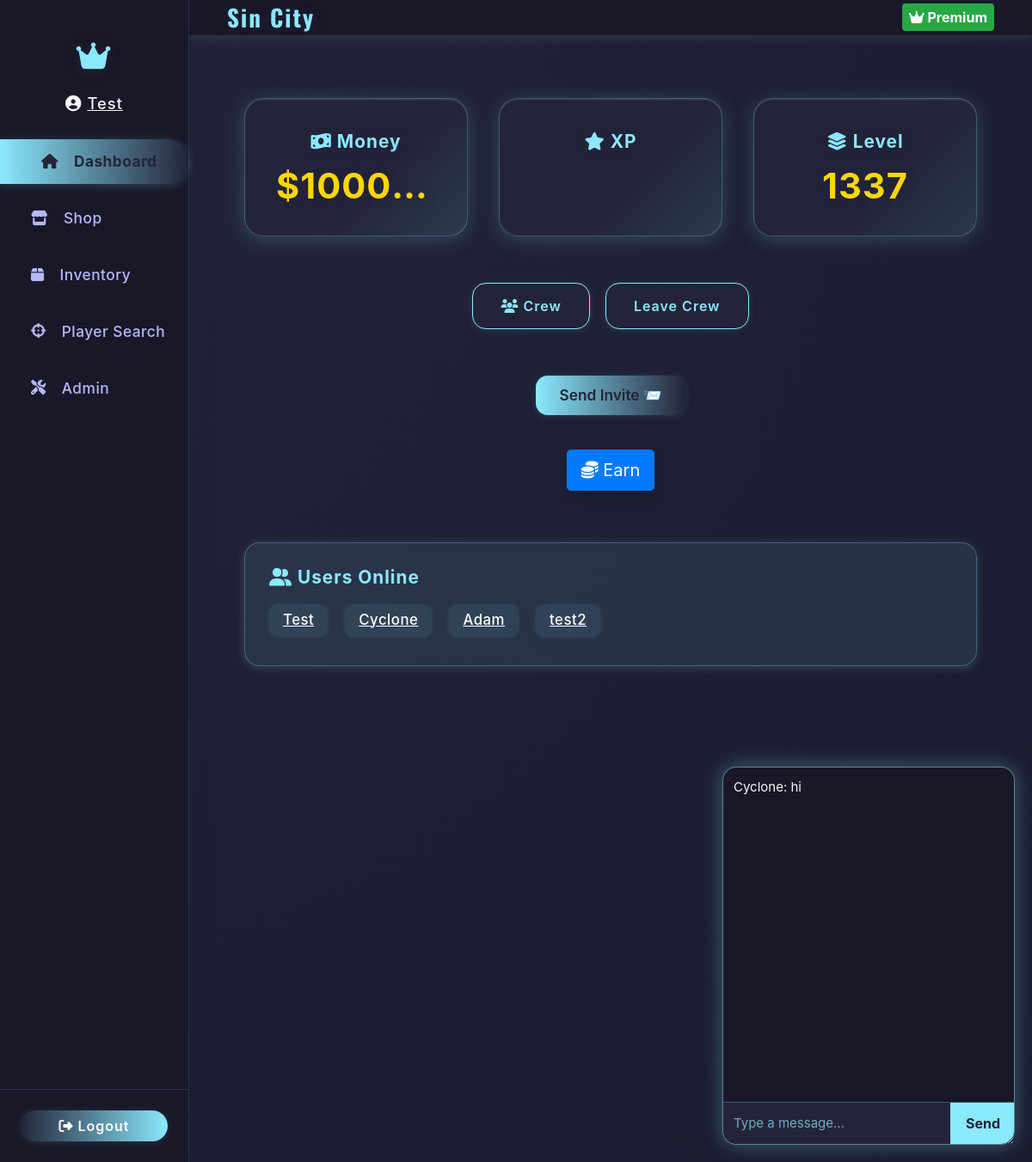
The page /dashboard (signed in) on the database its author committed.
### app.py (models this page shows, shortened)
class Character(db.Model):
    id = db.Column(db.Integer, primary_key=True)
    master_id = db.Column(db.Integer, db.ForeignKey('master_account.id'), nullable=False)
    name = db.Column(db.String(32), nullable=False)
    health = db.Column(db.Integer, default=100)
    money = db.Column(db.Integer, default=0)
    level = db.Column(db.Integer, default=1)
    is_alive = db.Column(db.Boolean, default=True)

class User(db.Model, UserMixin):
    __tablename__ = 'user'
    id = db.Column(db.Integer, primary_key=True)
    username = db.Column(db.String(150), unique=True, nullable=False)
    password_hash = db.Column(db.String(150), nullable=False)
    crew_id = db.Column(db.Integer, db.ForeignKey('crew.id'), nullable=True)
    xp = db.Column(db.Integer, default=0)
    level = db.Column(db.Integer, default=1)
    money = db.Column(db.Integer, default=0)
    last_seen = db.Column(db.DateTime, default=datetime.utcnow)
    last_earned = db.Column(db.DateTime, default=None, nullable=True)
    is_admin = db.Column(db.Boolean, default=False)
    premium = db.Column(db.Boolean, default=False)
    premium_until = db.Column(db.DateTime, nullable=True)
    last_known_ip = db.Column(db.String(45))
    health = db.Column(db.Integer, default=100)
    gun_id = db.Column(db.Integer, db.ForeignKey('shop_item.id'), nullable=True)
    gun = db.relationship('ShopItem', foreign_keys=[gun_id])

### app.py (the view)
@app.route('/dashboard')
@login_required
def dashboard():
    current_user.last_seen = datetime.utcnow()
    online_threshold = datetime.utcnow() - timedelta(minutes=5)
    online_users = User.query.filter(User.last_seen >= online_threshold).all()
    crew = current_user.crew if hasattr(current_user, 'crew') else None
    character = Character.query.filter_by(master_id=current_user.id, is_alive=True).first()
    online_users = User.query.all()  # however you get this list
    user_ids = [user.id for user in online_users]
    characters = Character.query.filter(Character.master_id.in_(user_ids), Character.is_alive == True).all()
    character = Character.query.filter_by(master_id=current_user.id, is_alive=True).first()
    char_map = {char.master_id: char for char in characters}
    return render_template(
        "dashboard.html",
        current_character=character,
        online_users=online_users,
        char_map=char_map,
        user=current_user,
        crew=crew
    )

### app.py (called while the page is built)
@app.before_request
def update_last_seen():
    if current_user.is_authenticated:
        current_user.last_seen = datetime.utcnow()
        db.session.commit()

@app.before_request
def check_character_alive():
    if current_user.is_authenticated:
        char = Character.query.filter_by(master_id=current_user.id).first()
        if not char or not char.is_alive:
            if request.endpoint not in ('create_character', 'logout', 'static'):
                return redirect(url_for('create_character'))

@login_manager.user_loader
def load_user(user_id):
    return db.session.get(User, int(user_id))

@app.context_processor
def inject_current_character():
    from flask_login import current_user
    if current_user.is_authenticated:
        character = Character.query.filter_by(master_id=current_user.id, is_alive=True).first()
        return dict(current_character=character)
    return dict(current_character=None)

### templates/dashboard.html (shortened to what this page needs)
{% extends "base.html" %}
{% block content %}
<div class="dashboard-root">
    <div class="main-area">
        <main class="dashboard-content-area">
            <div class="dashboard-center-container">
                <div class="dashboard-cards">
                    <div class="dashboard-card">
                        <h5><i class="fas fa-money-bill-wave"></i> Money</h5>
                        <div class="display-4" id="money">${{ current_character.money }}</div>
                    </div>
                    <div class="dashboard-card">
                        <h5><i class="fas fa-star"></i> XP</h5>
                    </div>
                    <div class="dashboard-card">
                        <h5><i class="fas fa-layer-group"></i> Level</h5>
                        <div class="display-4" id="level">{{ current_character.level }}</div>
                    </div>
                </div>
                <div class="dashboard-actions">
                    {% if current_user.crew %}
                    <a href="{{ url_for('crew_page', crew_id=crew.id) }}" class="btn"><i class="fas fa-users"></i> Crew</a>
                    <form action="{{ url_for('leave_crew') }}" method="POST" class="d-inline">
                        <button type="submit" class="btn btn-danger" onclick="return confirm('Are you sure you want to leave your crew?')">Leave Crew</button>
                    </form>
                    {% else %}
                    <a href="{{ url_for('create_crew') }}" class="btn"><i class="fas fa-plus"></i> Create Crew</a>
                    <a href="{{ url_for('join_crew') }}" class="btn"><i class="fas fa-sign-in-alt"></i> Join Crew</a>
                    {% endif %}
                </div>
                <form action="{{ url_for('invite_to_crew') }}" method="POST" class="invite-form text-center mb-3">
                    <button type="submit" class="btn btn-info">
                        <span class="btn-text">Send Invite</span>
                        <span class="btn-icon">📨</span>
                    </button>
                </form>
                <div class="text-center my-4">
                    <button id="earn-btn" class="btn btn-lg btn-primary shadow" onclick="earn()">
                        <i class="fas fa-coins"></i> Earn
                    </button>
                </div>
                <div class="dashboard-users-online">
                    <h2><i class="fas fa-user-friends"></i> Users Online</h2>
                    {% if online_users %}
                    <ul id="users-online-list">
                        {% for user in online_users %}
                        <li>
                            <a href="{{ url_for('profile', username=user.username) }}" style="color:inherit;text-decoration:underline;">
                                {{ char_map[user.id].name if user.id in char_map else user.username }}
                            </a>
                        </li>
                        {% endfor %}
                    </ul>
                    {% else %}
                    <p>No users online right now.</p>
                    {% endif %}
                </div>
            </div>
        </main>
    </div>
</div>
<div id="floating-chat">
    <div id="chat-messages"></div>
    <form id="chat-form">
        <input type="text" id="chat-input" placeholder="Type a message..." autocomplete="off" />
        <button type="submit" id="chat-submit">Send</button>
    </form>
</div>
{% endblock %}

### templates/base.html (shortened to what this page needs)
<!DOCTYPE html>
<html lang="en">
<head>
  <link rel="stylesheet" href="https://cdn.jsdelivr.net/npm/bootstrap@4.6.2/dist/css/bootstrap.min.css">
  <link rel="stylesheet" href="https://cdnjs.cloudflare.com/ajax/libs/font-awesome/6.4.2/css/all.min.css">
</head>
<body>
  <div class="layout-root">
    <nav class="sidebar">
      <div class="sidebar-header">
        <i class="fas fa-crown"></i>
      </div>
      {% if current_user.is_authenticated %}
      <div class="sidebar-user">
        <i class="fas fa-user-circle"></i>
          <a href="{{ url_for('profile', username=current_user.username) }}" style="color:inherit;text-decoration:underline;">
          {{ current_character.name }}
          </a>
      </div>
      {% endif %}
      <div class="sidebar-nav">
        <a href="{{ url_for('dashboard') }}" class="{% if request.endpoint == 'dashboard' %}active{% endif %}">
          <i class="fas fa-home"></i> <span>Dashboard</span>
        </a>
        <a href="{{ url_for('shop') }}" class="{% if request.endpoint == 'shop' %}active{% endif %}">
          <i class="fas fa-store"></i> <span>Shop</span>
        </a>
        <a href="{{ url_for('inventory') }}" class="{% if request.endpoint == 'inventory' %}active{% endif %}">
          <i class="fas fa-box"></i> <span>Inventory</span>
        </a>
        <a href="{{ url_for('player_search') }}" class="{% if request.endpoint == 'player_search' %}active{% endif %}">
            <i class="fas fa-crosshairs"></i> <span>Player Search</span>
        </a>
        {% if current_user.is_authenticated and current_user.is_admin %}
        <a href="{{ url_for('admin.index') }}" class="{% if request.endpoint == 'admin.index' %}active{% endif %}">
          <i class="fas fa-tools"></i> <span>Admin</span>
        </a>
        {% endif %}
      </div>
      <div class="sidebar-footer">
        {% if current_user.is_authenticated %}
        <a href="{{ url_for('logout') }}" class="btn"><i class="fas fa-sign-out-alt"></i> Logout</a>
        {% endif %}
      </div>
    </nav>
    <div class="main-area">
      <header class="topbar">
        <span class="topbar-title">
          {% block topbar_title %}Sin City{% endblock %}
        </span>
        <div class="topbar-actions">
          {% block topbar_actions %}
          {% if current_user.is_authenticated and not current_user.premium %}
          <form action="{{ url_for('upgrade') }}" method="post" class="d-inline">
            <button type="submit" class="btn">
              <i class="fas fa-star"></i> Upgrade
            </button>
          </form>
          {% elif current_user.is_authenticated and current_user.premium %}
          <span class="badge badge-success p-2" style="font-size:1em;">
            <i class="fas fa-crown"></i> Premium
          </span>
          {% endif %}
          {% endblock %}
        </div>
      </header>
      <main class="content-area">
        {% block content %}{% endblock %}
      </main>
    </div>
  </div>
</body>
</html>

### templates/dashboard.html (style rules this page uses)
.dashboard-root { width: 100%; min-height: 100vh; background: none; }
.dashboard-center-container { width: 100%; max-width: 1100px; margin: 0 auto; display: flex; flex-direction: column; align-items: center; }
.dashboard-cards { display: flex; gap: 36px; margin-bottom: 36px; flex-wrap: wrap; justify-content: center; width: 100%; }
.dashboard-card { background: linear-gradient(135deg, #23243a 60%, #8be9fd22 100%); border-radius: 22px; box-shadow: 0 4px 24px #8be9fd33, 0 1.5px 0 #8be9fd22 inset; padding: 38px 36px 32px 36px; min-width: 180px; flex: 1 1 180px; text-align: center; margin: 0 0 18px 0; max-width: 260px; border: 1.5px solid #8be9fd44; transition: transform 0.15s, box-shadow 0.15s; box-sizing: border-box; position: relative; overflow: hidden; display: flex; flex-direction: column; align-items: center; min-width: 0; }
.dashboard-card h5 { color: #8be9fd; font-size: 1.3em; margin-bottom: 14px; font-weight: 700; letter-spacing: 1px; text-shadow: 0 2px 12px #23243a; }
.dashboard-card .display-4 { display: block; width: 100%; min-width: 0; font-size: clamp(1.2rem, 5vw, 2.6rem); font-weight: bold; color: #ffd700; letter-spacing: 1px; text-shadow: 0 2px 12px #23243a; word-break: break-all; overflow-wrap: anywhere; max-width: 100%; overflow: hidden; text-overflow: ellipsis; white-space: nowrap; text-align: center; }
.dashboard-actions { display: flex; gap: 18px; justify-content: center; margin-bottom: 36px; flex-wrap: wrap; width: 100%; }
.dashboard-actions .btn { border-radius: 16px; font-weight: 600; background: #23243a; color: #8be9fd; border: 1.5px solid #8be9fd; padding: 14px 32px; transition: background 0.18s, color 0.18s, border 0.18s; box-shadow: 0 1px 8px #8be9fd22; margin-bottom: 10px; letter-spacing: 1px; }
.invite-form .btn-info { border-radius: 14px; font-weight: 600; background: linear-gradient(90deg, #8be9fd 0%, #23243a 100%); color: #23243a; border: none; padding: 10px 28px; box-shadow: 0 1px 8px #8be9fd22; font-size: 1.08em; margin-top: 8px; transition: background 0.18s, color 0.18s; }
.dashboard-users-online { background: rgba(139,233,253,0.10); border-radius: 18px; padding: 28px; margin-top: 36px; box-shadow: 0 2px 12px #8be9fd33; border: 1.5px solid #8be9fd44; width: 100%; box-sizing: border-box; text-align: left; }
.dashboard-users-online h2 { color: #8be9fd; margin-bottom: 18px; font-weight: 700; letter-spacing: 1px; font-size: 1.3em; }
.dashboard-users-online ul { padding: 0; margin: 0; list-style: none; display: flex; flex-wrap: wrap; gap: 10px; }
.dashboard-users-online li { background: rgba(139,233,253,0.08); border-radius: 10px; padding: 6px 16px; color: #fff; font-size: 1.05em; font-weight: 500; letter-spacing: 0.5px; margin-bottom: 6px; box-shadow: 0 1px 4px #8be9fd22; transition: background 0.15s; }

### rows shown on the page
Character: name "Test", money "1000…", level "1337"
User: username "Cyclone"
Character: name "Adam"
User: username "test2"
